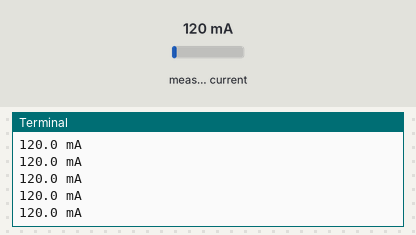
Bench run of a program on a simulated Raspberry Pi (BCM pin numbers). On the bench: the last lines printed to the terminal. The inputs (shaded band) are chosen by the test bench; at power-on: measured current 120 mA.

Above: at 1.2 s.
1.3 s: measured current set to 40 mA
At 1.31 s:
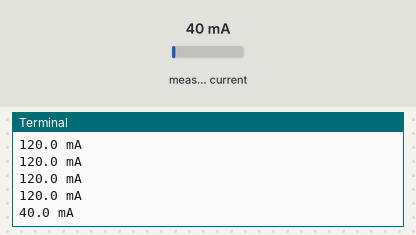
2.8 s: measured current set to 500 mA
At 2.81 s:
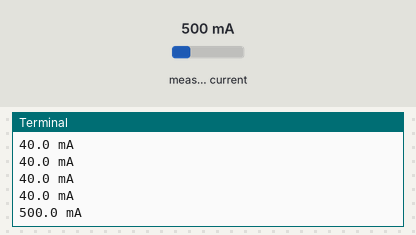
Timing chart, 0 to 5.8 s (numbered marks = the images above; inputs shaded):
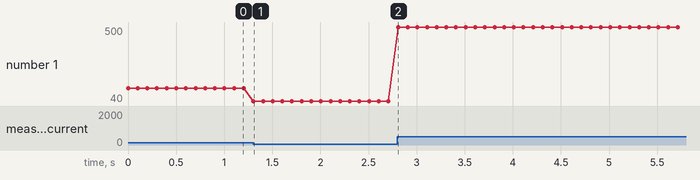

Measured:
- after the input at 1.3 s, the terminal: prints a new line at once (image 1)
- after the input at 2.8 s, the terminal: prints a new line at once (image 2)
- plotted number 1: 120 → 40 after the input at 1.3 s, 40 → 500 after the input at 2.8 s

The program:

CurrentCheck.py
```python
import adafruit_ina219
import board
import busio
from time import sleep

class CurrentCheck:
    def __init__(self):
        i2c = busio.I2C(board.SCL, board.SDA)
        self.ina219 = adafruit_ina219.INA219(i2c)

    def current(self):
        courant = self.ina219.current
        return courant


if __name__ == '__main__':
    test = CurrentCheck()
    while True:
        print(f"{test.current()} mA")
        sleep(0.1)
```
